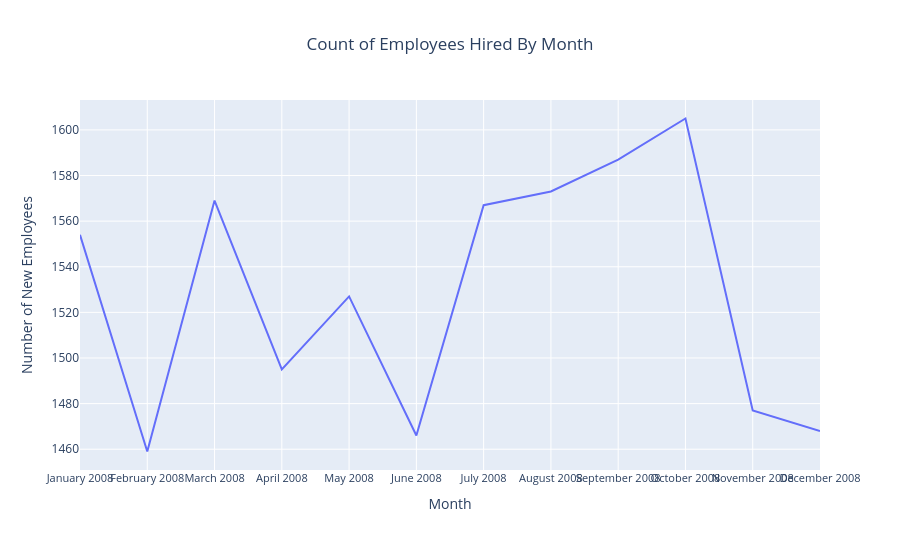

The notebook cell saved with this chart:
### Code cell
fig = px.line(
    counts_df, 
    x='Join_Month_Year', 
    y='count', 
    title='Count of Employees Hired By Month',
    labels={'Join_Month_Year': 'Month', 'count': 'Number of New Employees'},
    height=550
)

fig.update_layout(xaxis_tickangle=0, title_x=0.5)
fig.update_xaxes(tickfont=dict(size=11))
fig.show()

### Figure 1 — Plotly figure (JSON) as saved in the notebook; plotly's stock layout.template omitted (floating-point values rounded to 4 significant figures)
{"data": [{"hovertemplate": "Month=%{x}<br>Number of New Employees=%{y}<extra></extra>", "legendgroup": "", "line": {"color": "#636efa", "dash": "solid"}, "marker": {"symbol": "circle"}, "mode": "lines", "name": "", "orientation": "v", "showlegend": false, "type": "scatter", "x": ["January 2008", "February 2008", "March 2008", "April 2008", "May 2008", "June 2008", "July 2008", "August 2008", "September 2008", "October 2008", "November 2008", "December 2008"], "xaxis": "x", "y": [1554, 1459, 1569, 1495, 1527, 1466, 1567, 1573, 1587, 1605, 1477, 1468], "yaxis": "y"}], "layout": {"height": 550, "legend": {"tracegroupgap": 0}, "title": {"text": "Count of Employees Hired By Month", "x": 0.5}, "xaxis": {"anchor": "y", "domain": [0, 1], "tickangle": 0, "tickfont": {"size": 11}, "title": {"text": "Month"}}, "yaxis": {"anchor": "x", "domain": [0, 1], "title": {"text": "Number of New Employees"}}}}
